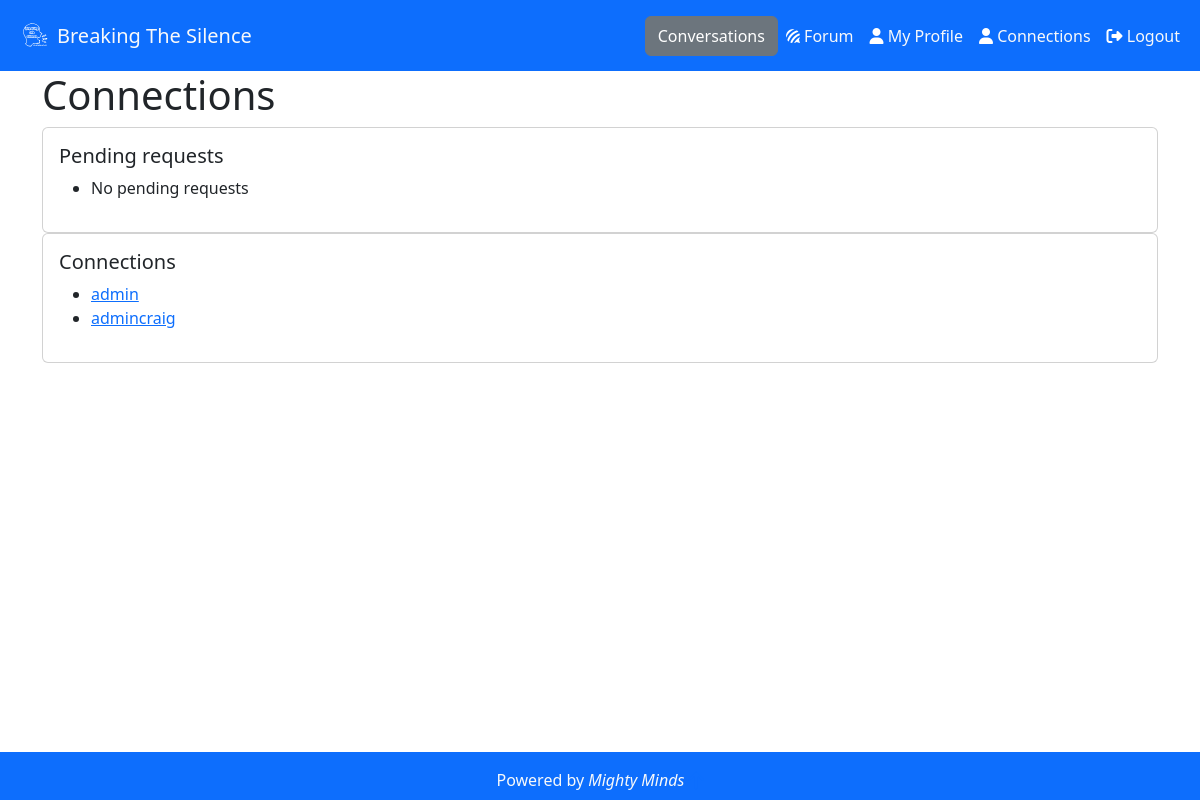
The app's page /connections/ (signed in), older data.
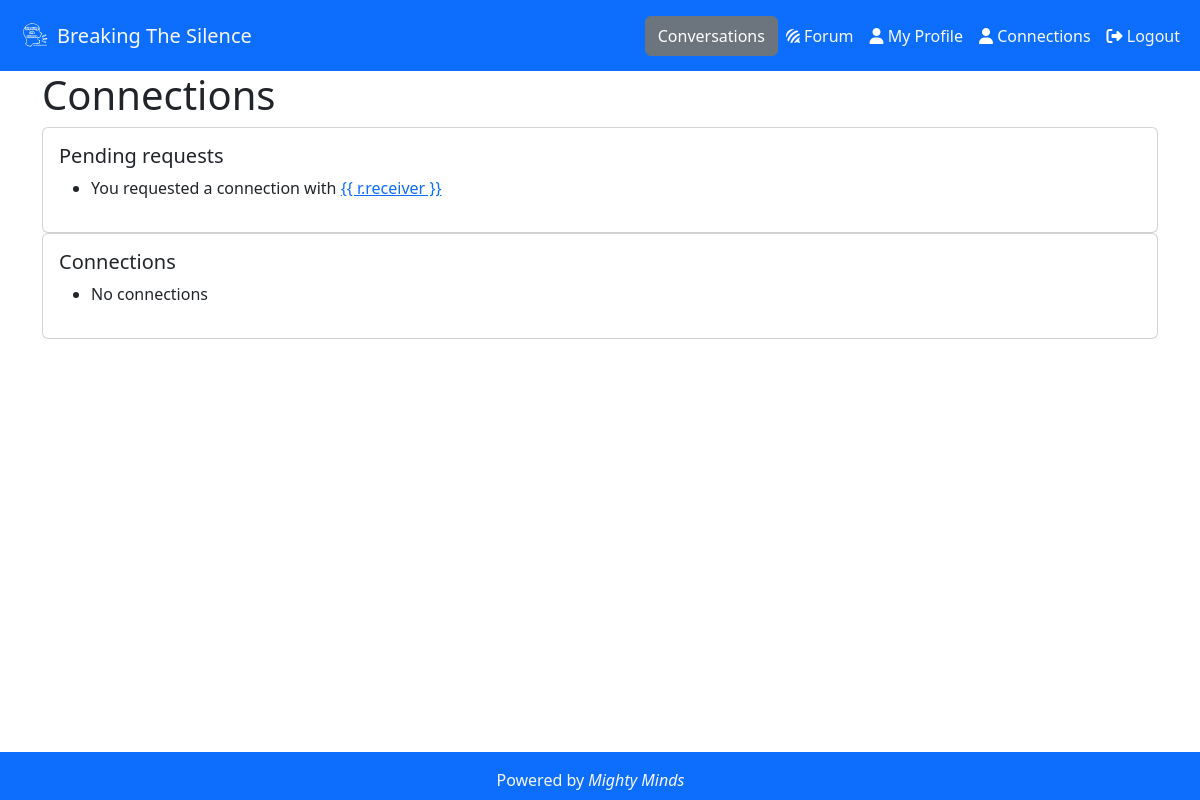
The same page, newer data.
### connections/models.py (models this page shows, shortened)
class Connection(models.Model):
    STATUS_CHOICES = (
        (0, 'Pending'),
        (1, 'Accepted'),
        (2, 'Dismissed')
    )
    sender = models.ForeignKey(User, on_delete=models.CASCADE, related_name='sent_requests')
    receiver = models.ForeignKey(User, on_delete=models.CASCADE, related_name='received_requests')
    created_at = models.DateTimeField(auto_now_add=True)
    status = models.IntegerField(choices=STATUS_CHOICES, default=0)
    class Meta:
        constraints = [
            models.UniqueConstraint(fields=['sender', 'receiver'], name='unique_match')
        ]

### connections/views.py (the view)
# urls.py: path('', include('connections.urls')),
@login_required
def connections(request):
    query = Q(receiver=request.user) | Q(sender=request.user)
    connections = Connection.objects.filter(query)
    context = {
        'pending_requests': connections.filter(status=0),
        'accepted_requests': connections.filter(status=1),
        'dismissed_requests': connections.filter(status=2),
    }
    return render(request, 'connections/connections.html', context)

### connections/contexts.py (called while the page is built)
def convo_context(request):
    conversations = []
    if request.user.is_authenticated:
        connections = Connection.objects.filter(Q(sender=request.user) | Q(receiver=request.user))
        conversations = Conversation.objects.filter(connection__in=connections)
    context = {
        'conversations': conversations,
    }
    return context

### home/contexts.py (called while the page is built)
def connect_context(request):
    if request.user.is_authenticated:
        connection_requests = Connection.objects.filter(
            receiver=request.user,
            status=0
            )
    else:
        connection_requests = []
    context = {
        'connection_requests': connection_requests,
    }
    return context

### connections/templates/connections/connections.html (shortened to what this page needs)
{% extends 'base.html' %}
{% block content %}
<h1>Connections</h1>
<div class="card">
    <div class="card-body">
        <h5 class="card-title">Pending requests</h5>
        <ul>
            {% for r in pending_requests %}
            <li>
                {% if r.sender != request.user %}
                {{ r.sender }} wants to connect
                <a href="{% url 'handle_connection' r.pk 1 %}">Accept</a> |
                <a href="{% url 'handle_connection' r.pk 2 %}">Dismiss</a>
                {% else %}
                You requested a connection with <a href="{% url 'user_profile' r.receiver.username %}">{{ r.receiver
                    }}</a>
                {% endif %}
            </li>
            {% empty %}
            <li>No pending requests</li>
            {% endfor %}
        </ul>
    </div>
</div>
<div class="card">
    <div class="card-body">
        <h5 class="card-title">Connections</h5>
        <ul>
            {% for connection in accepted_requests %}
            <li>{% if connection.receiver == request.user %}
                <a href="{% url 'user_profile' connection.sender.username %}">{{ connection.sender }}</a>
                {% else %}
                <a href="{% url 'user_profile' connection.receiver.username %}">{{ connection.receiver }}</a>
                {% endif %}
            </li>
            {% empty %}
            <li>No connections</li>
            {% endfor %}
        </ul>
    </div>
</div>
{% endblock %}

Row changes from the older to the newer data that the page shows:
no longer on one of the page's lists (row edited): Connection: receiver "admin"
removed Connection: receiver "admincraig", shown under "Connections"
Text that changed along with them:
text no longer shown: "No pending requests"
text now shown: "No connections"
